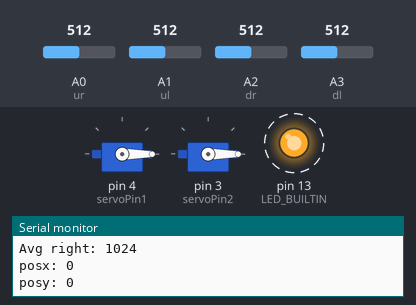
Simulated run of this sketch. Board: Arduino Uno, built with avr-gcc and run on an emulated ATmega328P. Parts: 2 × servo, output pins drawn as LEDs (lit = HIGH), the last lines printed to the serial monitor. Dashed ring = blinking. The test bench sets the inputs (shaded band); at power-on: A0 (ur) = 512, A1 (ul) = 512, A3 (dl) = 512, A2 (dr) = 512.

Above: at 0.69 s.
1.3 s: A0 (ur) set to 655
4.3 s: A0 (ur) set to 670
At 5.82 s:
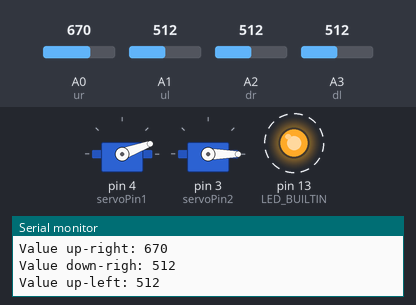
At 7.26 s:
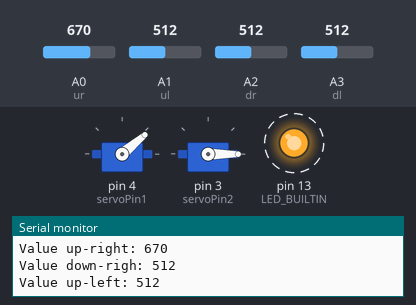
7.3 s: A1 (ul) set to 221
10.3 s: A1 (ul) set to 197
At 10.62 s:
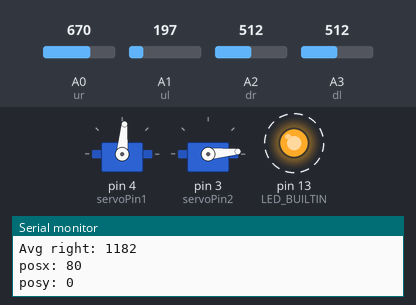
13.3 s: A3 (dl) set to 820
16.3 s: A3 (dl) set to 844
At 16.55 s:
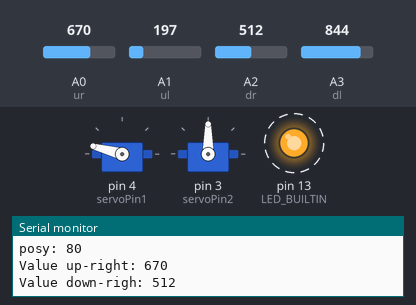
Timing chart, 0 to 23.1 s (numbered marks = the images above; inputs shaded):
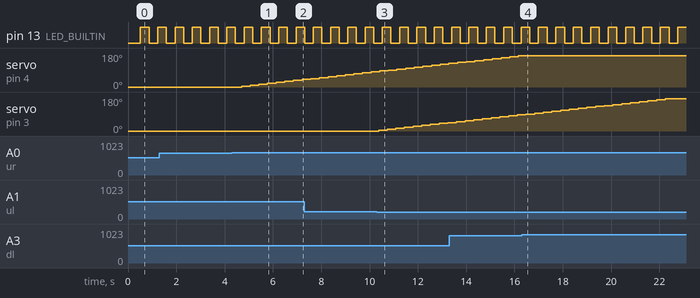

The sketch:

solarTracker.ino
```cpp
#include <Servo.h>

int lastState = LOW;
int STEP = 5;
int DIFF = 150;

Servo myservo1;
int servoPin1 = 4;

Servo myservo2;
int servoPin2 = 3;

int ur = A0; // select the input pin for LDR up-right
int ur_value = 0; // variable to store the value coming from the sensor

int dr = A2; // select the input pin for LDR down-right
int dr_value = 0; // variable to store the value coming from the sensor

int ul = A1; // select the input pin for LDR up-left
int ul_value = 0; // variable to store the value coming from the sensor

int dl = A3; // select the input pin for LDR down-left
int dl_value = 0; // variable to store the value coming from the sensor

void setup() {
  // initialize digital pin LED_BUILTIN as an output.
  pinMode(LED_BUILTIN, OUTPUT);
  myservo1.attach(servoPin1);
  myservo2.attach(servoPin2);
  myservo1.write(0);
  myservo2.write(0);
  Serial.begin(9600);
}

// the loop function runs over and over again forever
void loop() {
//
//  for (int pos = 0; pos <= 170; pos += 5) { // goes from 0 degrees to 180 degrees
//    // in steps of 1 degree
//    myservo1.write(pos);              // tell servo to go to position in variable 'pos'
//    delay(50);                       // waits 15ms for the servo to reach the position
//  }
//
//  for (int pos = 170; pos >= 0; pos -= 5) { // goes from 180 degrees to 0 degrees
//    myservo1.write(pos);              // tell servo to go to position in variable 'pos'
//    delay(50);                       // waits 15ms for the servo to reach the position
//  }
//  delay(1000);
//  for (int pos = 0; pos <= 170; pos += 5) { // goes from 0 degrees to 180 degrees
//    // in steps of 1 degree
//    myservo2.write(pos);              // tell servo to go to position in variable 'pos'
//    delay(50);                       // waits 15ms for the servo to reach the position
//  }
//
//  for (int pos = 170; pos >= 0; pos -= 5) { // goes from 180 degrees to 0 degrees
//    myservo2.write(pos);              // tell servo to go to position in variable 'pos'
//    delay(50);                       // waits 15ms for the servo to reach the position
//  }

  ur_value = analogRead(ur); // read the value from up-right
  dr_value = analogRead(dr); // read the value from down-right
  ul_value = analogRead(ul); // read the value from up-left
  dl_value = analogRead(dl); // read the value from down-left
  int avg_top = ur_value + ul_value;
  int avg_down = dr_value + dl_value;
  int avg_right = ur_value + dr_value;
  int avg_left = ul_value + dl_value;
  int posx = myservo1.read();
  int posy = myservo2.read();

  if (avg_top > avg_down && avg_top - DIFF > avg_down && posy - STEP >= 0) {
    myservo2.write(posy-STEP);
  } else if (avg_top < avg_down && avg_top < avg_down - DIFF && posy + STEP <= 170) {
    myservo2.write(posy+STEP);
  }
  delay(50);
    if (avg_left > avg_right && avg_left - DIFF > avg_right && posx - STEP >= 0) {
    myservo1.write(posx-STEP);
  } else if (avg_left < avg_right && avg_left < avg_right - DIFF && posx + STEP <= 170) {
    myservo1.write(posx+STEP);
  }
  Serial.print("Value up-right: ");
  Serial.println(ur_value); //prints the values coming from the sensor on the screen

  Serial.print("Value down-righ: ");
  Serial.println(dr_value); //prints the values coming from the sensor on the screen

  Serial.print("Value up-left: ");
  Serial.println(ul_value); //prints the values coming from the sensor on the screen

  Serial.print("Value down-left: ");
  Serial.println(dl_value); //prints the values coming from the sensor on the screen

  Serial.println("\n");

  Serial.print("Avgtop: ");
  Serial.println(avg_top); //prints the values coming from the sensor on the screen

  Serial.print("Avg down: ");
  Serial.println(avg_down); //prints the values coming from the sensor on the screen

  Serial.print("Avgleft: ");
  Serial.println(avg_left); //prints the values coming from the sensor on the screen

  Serial.print("Avg right: ");
  Serial.println(avg_right); //prints the values coming from the sensor on the screen

    Serial.print("posx: ");
  Serial.println(posx); //prints the values coming from the sensor on the screen

    Serial.print("posy: ");
  Serial.println(posy); //prints the values coming from the sensor on the screen

  ledBlink();
  delay(200);
}

void ledBlink () {
  digitalWrite(LED_BUILTIN, lastState);
  if (lastState == LOW) {
    lastState = HIGH;
  } else {
    lastState = LOW;
  }
}
```

Measured:
- the behaviour switches between 662 and 663 on A0 (ur) (found by bisection; images 0 and 1)
- the behaviour switches between 204 and 203 on A1 (ul) (found by bisection; images 2 and 3)
- the behaviour switches between 834 and 835 on A3 (dl) (found by bisection; images 3 and 4)
- after the input at 4.3 s, servo on pin 4 (servoPin1): moves from 0° to 40° over 2.5 s, starting after 0.40 s
- after the input at 10.3 s, servo on pin 3 (servoPin2): moves from 0° to 45° over 2.9 s, starting after 0.07 s
- after the input at 16.3 s, servo on pin 4 (servoPin1): stays 165° (without the input it goes to 170° after 0.22 s)
- by itself, pin 13 (LED_BUILTIN): alternates HIGH for 0.36 s and LOW for 0.36 s
